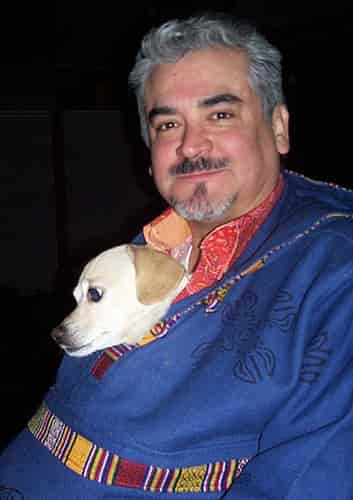
#> input picture tests/data/VOCdevkit/VOC2007/JPEGImages/000001.jpg, 353 x 500 px, given in place of 0.jpg, which was not available
$ python hsv.py
#> lines starting #> are read from the running program, lines starting #| are printed output that depends on the picture; pictures that were not available may be replaced by others from this repository, and a replacement may not be noted
#获取图像HSV值

import cv2
import numpy as np

IMG_SIZE=640
sumH=0
sumS=0
sumV=0
for i in range(0,3200):
    img_array = cv2.imread("/home/duomeitinrfx/data/tangka_magic_instrument/update/VOCdevkit/VOC2007/JPEGImages/{}.jpg".format(i))
#> img_array is the input picture: shape (500, 353, 3); mean B, G, R 81, 61, 63.5
    image = cv2.resize(img_array,(IMG_SIZE,IMG_SIZE))  #将图片统一为一样的大小
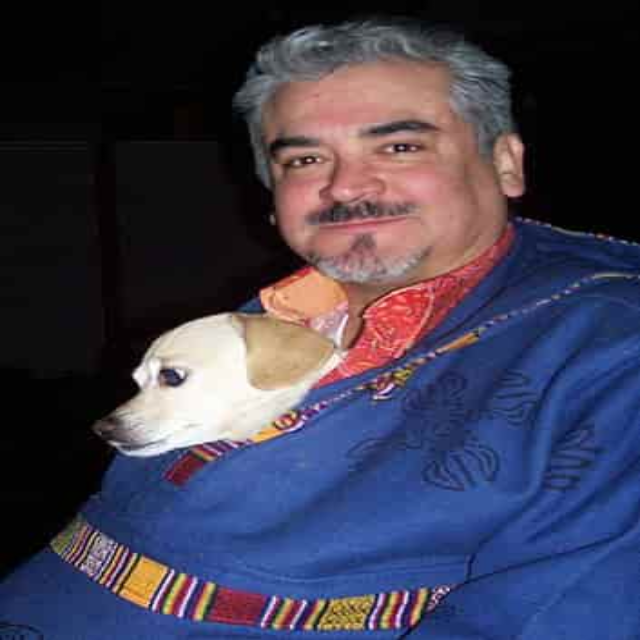
#> image: shape (640, 640, 3); mean B, G, R 81, 60.9, 63.4
    hsv = cv2.cvtColor(image, cv2.COLOR_RGB2HSV)
#> hsv: shape (640, 640, 3); mean H, S, V 44.8, 94.8, 93.8
    H, S, V = cv2.split(hsv)
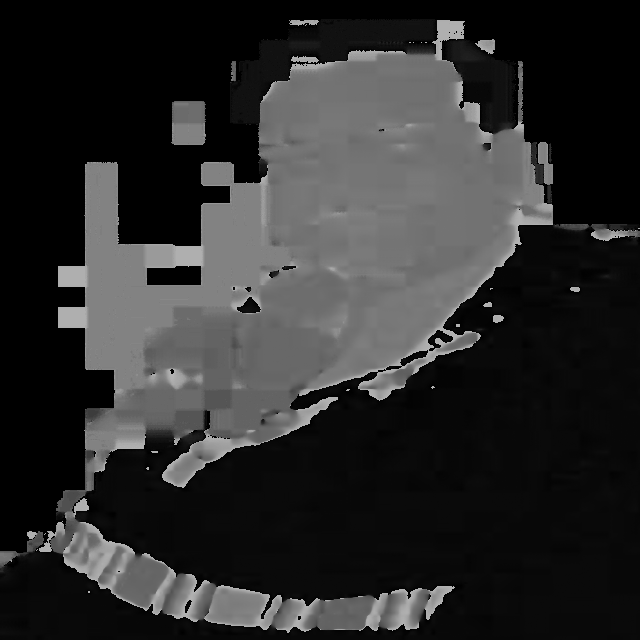
#> H: shape (640, 640); min 0, max 179, mean 44.8
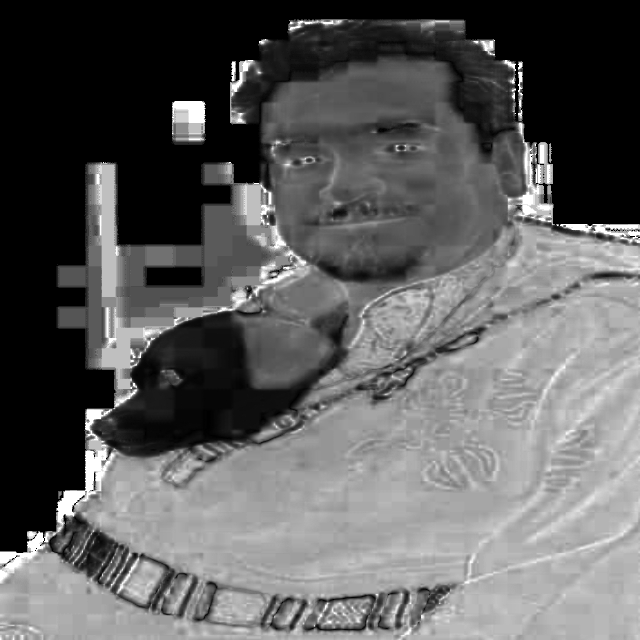
#> S: shape (640, 640); min 0, max 255, mean 94.8
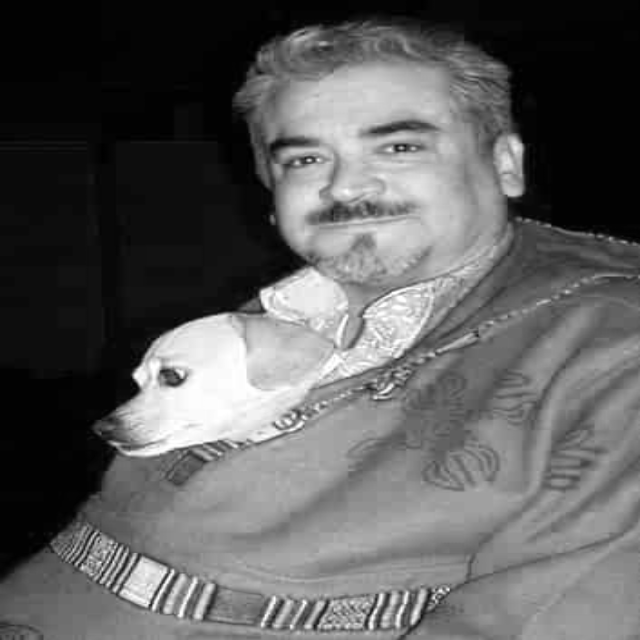
#> V: shape (640, 640); min 0, max 255, mean 93.8
    #亮度（V）
    v = V.ravel()[np.flatnonzero(V)]  #亮度非零的值
    average_v  = sum(v)/len(v)  #计算亮度均值
#> average_v = 93.93
    sumV+=average_v
#> sumV = 93.93
    #饱和度（S）
    s = S.ravel()[np.flatnonzero(S)]
    average_s  = sum(s)/len(s)
#> average_s = 129.4
    sumS+=average_s
#> sumS = 129.4
    #色调（H）
    h = H.ravel()[np.flatnonzero(H)]
    average_h  = sum(h)/len(h)
#> average_h = 61.61
    sumH+=average_h
#> sumH = 61.61
#> (the run stopped early here; a loop or call above may not have finished)
